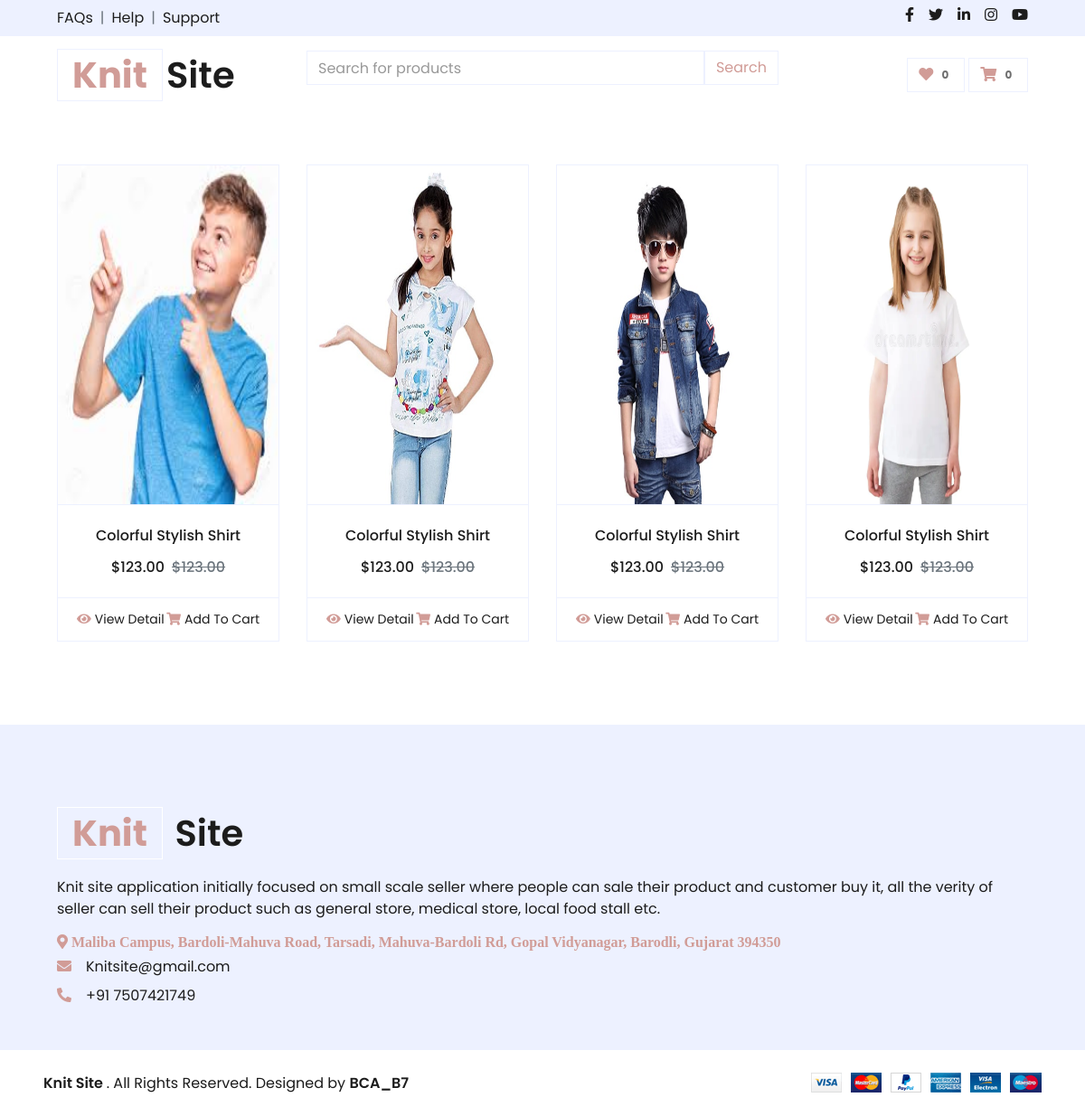
Page /Category/childrens.php on the earlier database version.
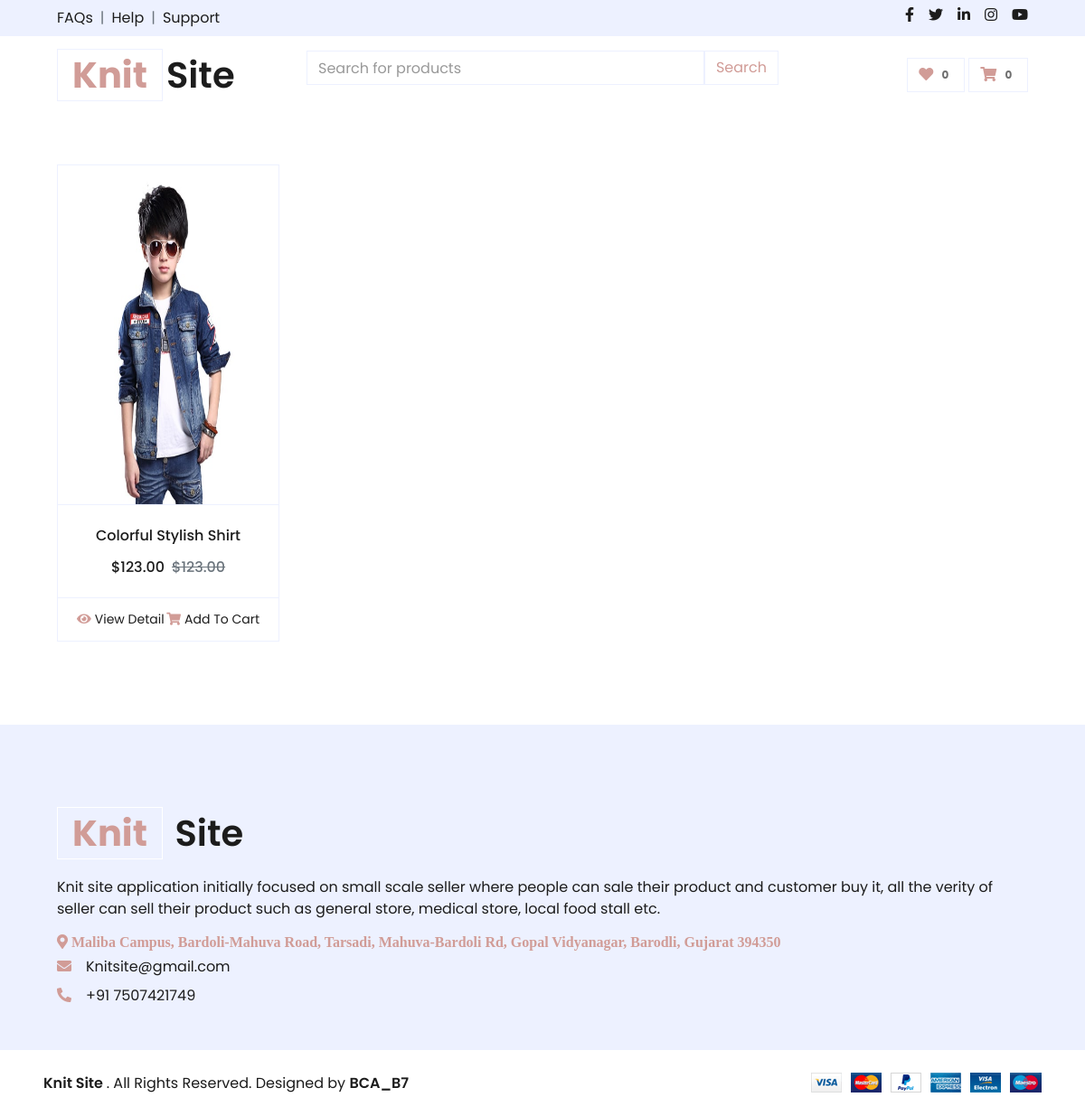
Same page on the later database version.
### tables this page shows
CREATE TABLE `products` (
  `id` int(11) NOT NULL,
  `name` varchar(255) NOT NULL,
  `description` text DEFAULT NULL,
  `price` decimal(10,2) NOT NULL,
  `brand_name` varchar(255) DEFAULT NULL,
  `category` varchar(255) DEFAULT NULL,
  `image_path` varchar(255) DEFAULT NULL,
  `add_date` timestamp NOT NULL DEFAULT current_timestamp(),
  `status` int(1) DEFAULT 1,
  `SID` int(11) DEFAULT NULL,
  `quantity` int(11) DEFAULT NULL
);

### commonMethod.php (called while the page is built, shortened)
<?php
$con = connection();
$query = "SELECT image_path FROM products WHERE category='Childrens' AND status=1";
$result = mysqli_query($con, $query);
$childrens = array();
while ($row = mysqli_fetch_assoc($result)) {
    $childrens[] = $row;
}
?>

### Category/childrens.php (the view, shortened to what this page needs)
<?php include_once '../header.php';
include_once("../commonMethod.php");
?>
<!DOCTYPE html>
<html lang="en">
<head>
    <link href="https://cdnjs.cloudflare.com/ajax/libs/font-awesome/5.10.0/css/all.min.css" rel="stylesheet">
    <link href="../lib/owlcarousel/assets/owl.carousel.min.css" rel="stylesheet">
    <link href="../css/style.css" rel="stylesheet">
    <link rel="stylesheet" href="https://code.jquery.com/ui/1.13.0/themes/base/jquery-ui.css">
</head>
<body>
    <div class="container-fluid pt-5">
        <div class="row px-xl-5 pb-3">
            <?php foreach ($childrens as $children): ?>
                <div class="col-lg-3 col-md-6 col-sm-12 pb-1">
                    <div class="card product-item border-0 mb-4">
                        <div class="card-header product-img position-relative bg-transparent border p-0">
                            <img src="../seller/<?php echo $children['image_path']; ?>" class="img-fluid"
                                alt="Product Image">
                        </div>
                        <div class="card-body border-left border-right text-center p-0 pt-4 pb-3">
                            <h6 class="text-truncate mb-3">Colorful Stylish Shirt</h6>
                            <div class="d-flex justify-content-center">
                                <h6>$123.00</h6>
                                <h6 class="text-muted ml-2"><del>$123.00</del></h6>
                            </div>
                        </div>
                        <div class="card-footer d-flex justify-content-between bg-light border">
                            <a href="" class="btn btn-sm text-dark p-0"><i class="fas fa-eye text-primary mr-1"></i>View
                                Detail</a>
                            <a href="" class="btn btn-sm text-dark p-0"><i
                                    class="fas fa-shopping-cart text-primary mr-1"></i>Add To Cart</a>
                        </div>
                    </div>
                </div>
            <?php endforeach; ?>
        </div>
    </div>
    <?php include_once '../footer.php' ?>
</body>
</html>

Differences in the rows shown:
removed products: image_path (picture)
removed products: image_path (picture)
removed products: image_path (picture)
